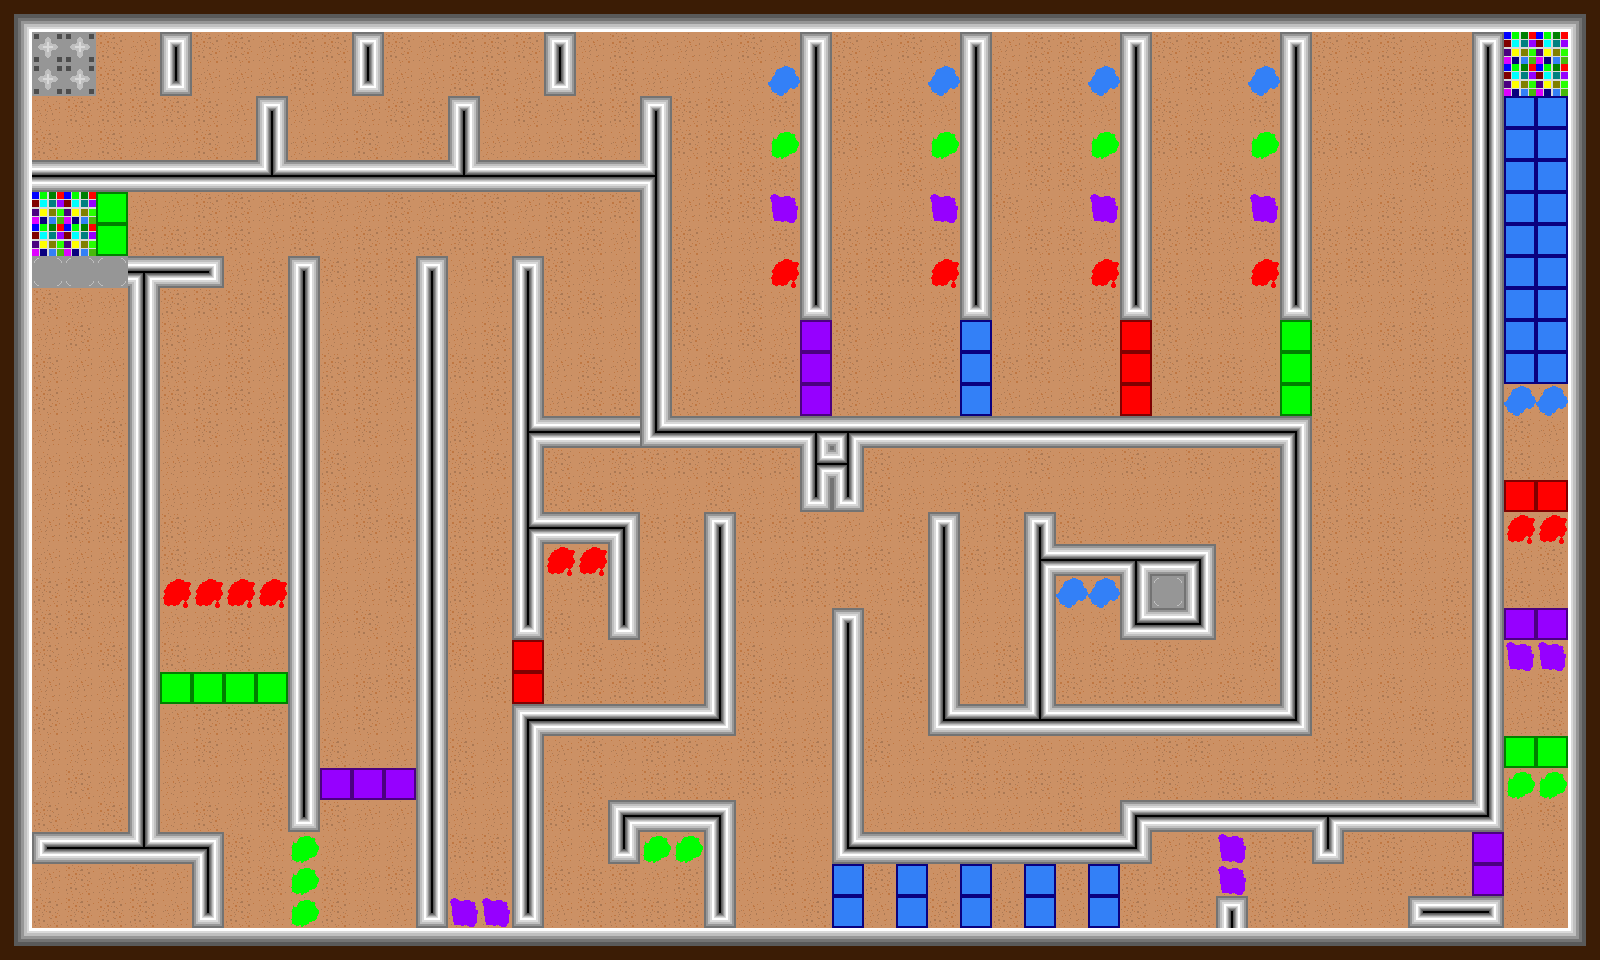

Rendered tile map (Tiled .tmx) drawn with the repository's tilesets; below, a short description and the map source with its tile grids summarised:
An orthogonal 50x30 tile map with 32x32 px tiles, 11 tile layers (Floor, Collisions, RedTiles, RedPuddle, ...), 9 tilesets.

<map version="1.5" tiledversion="1.7.2" orientation="orthogonal" renderorder="right-down" width="50" height="30" tilewidth="32" tileheight="32" infinite="0" nextlayerid="16" nextobjectid="33">
 <tileset firstgid="1" name="Tiles" tilewidth="64" tileheight="64" tilecount="1196" columns="46">
  <image source="../tiles.png" width="2944" height="1664" />
 </tileset>
 <tileset firstgid="1197" name="TilesTryTwo" tilewidth="128" tileheight="128" tilecount="299" columns="23">
  <image source="../tiles.png" width="2944" height="1664" />
  <tile id="135" probability="0.25" />
  <tile id="136" probability="0.25" />
  <tile id="137" probability="0.25" />
  <wangsets>
   <wangset name="d" type="corner" tile="-1">
    <wangcolor name="dirt" color="#ff0000" tile="-1" probability="1" />
    <wangcolor name="grass" color="#00ff00" tile="-1" probability="1" />
    <wangcolor name="sand" color="#0000ff" tile="-1" probability="1" />
    <wangcolor name="rock" color="#ff7700" tile="-1" probability="1" />
    <wangtile tileid="0" wangid="0,1,0,2,0,1,0,1" />
    <wangtile tileid="1" wangid="0,1,0,2,0,2,0,1" />
    <wangtile tileid="2" wangid="0,1,0,1,0,2,0,1" />
    <wangtile tileid="3" wangid="0,2,0,1,0,2,0,2" />
    <wangtile tileid="4" wangid="0,2,0,2,0,1,0,2" />
    <wangtile tileid="5" wangid="0,1,0,3,0,1,0,1" />
    <wangtile tileid="6" wangid="0,1,0,3,0,3,0,1" />
    <wangtile tileid="7" wangid="0,1,0,1,0,3,0,1" />
    <wangtile tileid="8" wangid="0,3,0,1,0,3,0,3" />
    <wangtile tileid="9" wangid="0,3,0,3,0,1,0,3" />
    <wangtile tileid="10" wangid="0,1,0,4,0,1,0,1" />
    <wangtile tileid="11" wangid="0,1,0,4,0,4,0,1" />
    <wangtile tileid="12" wangid="0,1,0,1,0,4,0,1" />
    <wangtile tileid="13" wangid="0,4,0,1,0,4,0,4" />
    <wangtile tileid="14" wangid="0,4,0,4,0,1,0,4" />
    <wangtile tileid="23" wangid="0,2,0,2,0,1,0,1" />
    <wangtile tileid="24" wangid="0,2,0,2,0,2,0,2" />
    <wangtile tileid="25" wangid="0,1,0,1,0,2,0,2" />
    <wangtile tileid="26" wangid="0,1,0,2,0,2,0,2" />
    <wangtile tileid="27" wangid="0,2,0,2,0,2,0,1" />
    <wangtile tileid="28" wangid="0,3,0,3,0,1,0,1" />
    <wangtile tileid="29" wangid="0,3,0,3,0,3,0,3" />
    <wangtile tileid="30" wangid="0,1,0,1,0,3,0,3" />
    <wangtile tileid="31" wangid="0,1,0,3,0,3,0,3" />
    <wangtile tileid="32" wangid="0,3,0,3,0,3,0,1" />
    <wangtile tileid="33" wangid="0,4,0,4,0,1,0,1" />
    <wangtile tileid="34" wangid="0,4,0,4,0,4,0,4" />
    <wangtile tileid="35" wangid="0,1,0,1,0,4,0,4" />
    <wangtile tileid="36" wangid="0,1,0,4,0,4,0,4" />
    <wangtile tileid="37" wangid="0,4,0,4,0,4,0,1" />
    <wangtile tileid="46" wangid="0,2,0,1,0,1,0,1" />
    <wangtile tileid="47" wangid="0,2,0,1,0,1,0,2" />
    <wangtile tileid="48" wangid="0,1,0,1,0,1,0,2" />
    <wangtile tileid="51" wangid="0,3,0,1,0,1,0,1" />
    <wangtile tileid="52" wangid="0,3,0,1,0,1,0,3" />
    <wangtile tileid="53" wangid="0,1,0,1,0,1,0,3" />
    <wangtile tileid="56" wangid="0,4,0,1,0,1,0,1" />
    <wangtile tileid="57" wangid="0,4,0,1,0,1,0,4" />
    <wangtile tileid="58" wangid="0,1,0,1,0,1,0,4" />
    <wangtile tileid="60" wangid="0,1,0,1,0,1,0,1" />
    <wangtile tileid="69" wangid="0,2,0,1,0,2,0,2" />
    <wangtile tileid="70" wangid="0,2,0,1,0,1,0,2" />
    <wangtile tileid="71" wangid="0,2,0,2,0,1,0,2" />
    <wangtile tileid="72" wangid="0,1,0,2,0,1,0,1" />
    <wangtile tileid="73" wangid="0,1,0,1,0,2,0,1" />
    <wangtile tileid="74" wangid="0,2,0,0,0,2,0,2" />
    <wangtile tileid="75" wangid="0,2,0,0,0,0,0,2" />
    <wangtile tileid="76" wangid="0,2,0,2,0,0,0,2" />
    <wangtile tileid="77" wangid="0,3,0,2,0,3,0,3" />
    <wangtile tileid="78" wangid="0,3,0,3,0,2,0,3" />
    <wangtile tileid="79" wangid="0,2,0,0,0,2,0,2" />
    <wangtile tileid="80" wangid="0,2,0,0,0,0,0,2" />
    <wangtile tileid="81" wangid="0,2,0,2,0,0,0,2" />
    <wangtile tileid="82" wangid="0,4,0,2,0,4,0,4" />
    <wangtile tileid="83" wangid="0,4,0,4,0,2,0,4" />
    <wangtile tileid="92" wangid="0,1,0,1,0,2,0,2" />
    <wangtile tileid="93" wangid="0,1,0,1,0,1,0,1" />
    <wangtile tileid="94" wangid="0,2,0,2,0,1,0,1" />
    <wangtile tileid="95" wangid="0,2,0,1,0,1,0,1" />
    <wangtile tileid="96" wangid="0,1,0,1,0,1,0,2" />
    <wangtile tileid="97" wangid="0,0,0,0,0,2,0,2" />
    <wangtile tileid="99" wangid="0,2,0,2,0,0,0,0" />
    <wangtile tileid="100" wangid="0,2,0,3,0,3,0,3" />
    <wangtile tileid="101" wangid="0,3,0,3,0,3,0,2" />
    <wangtile tileid="102" wangid="0,0,0,0,0,2,0,2" />
    <wangtile tileid="104" wangid="0,2,0,2,0,0,0,0" />
    <wangtile tileid="105" wangid="0,2,0,4,0,4,0,4" />
    <wangtile tileid="106" wangid="0,4,0,4,0,4,0,2" />
    <wangtile tileid="115" wangid="0,1,0,2,0,2,0,2" />
    <wangtile tileid="116" wangid="0,1,0,2,0,2,0,1" />
    <wangtile tileid="117" wangid="0,2,0,2,0,2,0,1" />
    <wangtile tileid="119" wangid="0,2,0,2,0,2,0,2" />
    <wangtile tileid="120" wangid="0,0,0,2,0,2,0,2" />
    <wangtile tileid="121" wangid="0,0,0,2,0,2,0,0" />
    <wangtile tileid="122" wangid="0,2,0,2,0,2,0,0" />
    <wangtile tileid="124" wangid="0,2,0,2,0,2,0,2" />
    <wangtile tileid="125" wangid="0,0,0,2,0,2,0,2" />
    <wangtile tileid="126" wangid="0,0,0,2,0,2,0,0" />
    <wangtile tileid="127" wangid="0,2,0,2,0,2,0,0" />
    <wangtile tileid="129" wangid="0,2,0,2,0,2,0,2" />
    <wangtile tileid="138" wangid="0,3,0,2,0,3,0,3" />
    <wangtile tileid="139" wangid="0,3,0,2,0,2,0,3" />
    <wangtile tileid="140" wangid="0,3,0,3,0,2,0,3" />
    <wangtile tileid="141" wangid="0,2,0,3,0,2,0,2" />
    <wangtile tileid="142" wangid="0,2,0,2,0,3,0,2" />
    <wangtile tileid="143" wangid="0,3,0,1,0,3,0,3" />
    <wangtile tileid="144" wangid="0,3,0,1,0,1,0,3" />
    <wangtile tileid="145" wangid="0,3,0,3,0,1,0,3" />
    <wangtile tileid="146" wangid="0,1,0,0,0,1,0,1" />
    <wangtile tileid="147" wangid="0,1,0,1,0,0,0,1" />
    <wangtile tileid="148" wangid="0,3,0,4,0,3,0,3" />
    <wangtile tileid="149" wangid="0,3,0,4,0,4,0,3" />
    <wangtile tileid="150" wangid="0,3,0,3,0,4,0,3" />
    <wangtile tileid="151" wangid="0,4,0,3,0,4,0,4" />
    <wangtile tileid="152" wangid="0,4,0,4,0,3,0,4" />
    <wangtile tileid="161" wangid="0,2,0,2,0,3,0,3" />
    <wangtile tileid="162" wangid="0,2,0,2,0,2,0,2" />
    <wangtile tileid="163" wangid="0,3,0,3,0,2,0,2" />
    <wangtile tileid="164" wangid="0,3,0,2,0,2,0,2" />
    <wangtile tileid="165" wangid="0,2,0,2,0,2,0,3" />
    <wangtile tileid="166" wangid="0,1,0,1,0,3,0,3" />
    <wangtile tileid="167" wangid="0,1,0,1,0,1,0,1" />
    <wangtile tileid="168" wangid="0,3,0,3,0,1,0,1" />
    <wangtile tileid="169" wangid="0,0,0,1,0,1,0,1" />
    <wangtile tileid="170" wangid="0,1,0,1,0,1,0,0" />
    <wangtile tileid="171" wangid="0,4,0,4,0,3,0,3" />
    <wangtile tileid="172" wangid="0,4,0,4,0,4,0,4" />
    <wangtile tileid="173" wangid="0,3,0,3,0,4,0,4" />
    <wangtile tileid="174" wangid="0,3,0,4,0,4,0,4" />
    <wangtile tileid="175" wangid="0,4,0,4,0,4,0,3" />
    <wangtile tileid="184" wangid="0,2,0,3,0,3,0,3" />
    <wangtile tileid="185" wangid="0,2,0,3,0,3,0,2" />
    <wangtile tileid="186" wangid="0,3,0,3,0,3,0,2" />
    <wangtile tileid="188" wangid="0,3,0,3,0,3,0,3" />
    <wangtile tileid="189" wangid="0,1,0,3,0,3,0,3" />
    <wangtile tileid="190" wangid="0,1,0,3,0,3,0,1" />
    <wangtile tileid="191" wangid="0,3,0,3,0,3,0,1" />
    <wangtile tileid="193" wangid="0,3,0,3,0,3,0,3" />
    <wangtile tileid="194" wangid="0,4,0,3,0,3,0,3" />
    <wangtile tileid="195" wangid="0,4,0,3,0,3,0,4" />
    <wangtile tileid="196" wangid="0,3,0,3,0,3,0,4" />
    <wangtile tileid="198" wangid="0,3,0,3,0,3,0,3" />
    <wangtile tileid="207" wangid="0,4,0,2,0,4,0,4" />
    <wangtile tileid="208" wangid="0,4,0,2,0,2,0,4" />
    <wangtile tileid="209" wangid="0,4,0,4,0,2,0,4" />
    <wangtile tileid="210" wangid="0,2,0,4,0,2,0,2" />
    <wangtile tileid="211" wangid="0,2,0,2,0,4,0,2" />
    <wangtile tileid="212" wangid="0,4,0,1,0,4,0,4" />
    <wangtile tileid="213" wangid="0,4,0,1,0,1,0,4" />
    <wangtile tileid="214" wangid="0,4,0,4,0,1,0,4" />
    <wangtile tileid="215" wangid="0,1,0,4,0,1,0,1" />
    <wangtile tileid="216" wangid="0,1,0,1,0,4,0,1" />
    <wangtile tileid="217" wangid="0,4,0,3,0,4,0,4" />
    <wangtile tileid="218" wangid="0,4,0,3,0,3,0,4" />
    <wangtile tileid="219" wangid="0,4,0,4,0,3,0,4" />
    <wangtile tileid="220" wangid="0,3,0,4,0,3,0,3" />
    <wangtile tileid="221" wangid="0,3,0,3,0,4,0,3" />
    <wangtile tileid="230" wangid="0,2,0,2,0,4,0,4" />
    <wangtile tileid="231" wangid="0,2,0,2,0,2,0,2" />
    <wangtile tileid="232" wangid="0,4,0,4,0,2,0,2" />
    <wangtile tileid="233" wangid="0,4,0,2,0,2,0,2" />
    <wangtile tileid="234" wangid="0,2,0,2,0,2,0,4" />
    <wangtile tileid="235" wangid="0,1,0,1,0,4,0,4" />
    <wangtile tileid="236" wangid="0,1,0,1,0,1,0,1" />
    <wangtile tileid="237" wangid="0,4,0,4,0,1,0,1" />
    <wangtile tileid="238" wangid="0,4,0,1,0,1,0,1" />
    <wangtile tileid="239" wangid="0,1,0,1,0,1,0,4" />
    <wangtile tileid="240" wangid="0,3,0,3,0,4,0,4" />
    <wangtile tileid="241" wangid="0,3,0,3,0,3,0,3" />
    <wangtile tileid="242" wangid="0,4,0,4,0,3,0,3" />
    <wangtile tileid="243" wangid="0,4,0,3,0,3,0,3" />
    <wangtile tileid="244" wangid="0,3,0,3,0,3,0,4" />
    <wangtile tileid="253" wangid="0,2,0,4,0,4,0,4" />
    <wangtile tileid="254" wangid="0,2,0,4,0,4,0,2" />
    <wangtile tileid="255" wangid="0,4,0,4,0,4,0,2" />
    <wangtile tileid="257" wangid="0,4,0,4,0,4,0,4" />
    <wangtile tileid="258" wangid="0,1,0,4,0,4,0,4" />
    <wangtile tileid="259" wangid="0,1,0,4,0,4,0,1" />
    <wangtile tileid="260" wangid="0,4,0,4,0,4,0,1" />
    <wangtile tileid="262" wangid="0,4,0,4,0,4,0,4" />
    <wangtile tileid="263" wangid="0,3,0,4,0,4,0,4" />
    <wangtile tileid="264" wangid="0,3,0,4,0,4,0,3" />
    <wangtile tileid="265" wangid="0,4,0,4,0,4,0,3" />
    <wangtile tileid="267" wangid="0,4,0,4,0,4,0,4" />
   </wangset>
   <wangset name="test" type="mixed" tile="-1">
    <wangcolor name="" color="#ff0000" tile="-1" probability="1" />
    <wangcolor name="" color="#00ff00" tile="-1" probability="1" />
   </wangset>
  </wangsets>
 </tileset>
 <tileset firstgid="1496" source="Objects.tsx" />
 <tileset firstgid="1504" source="terrain_edges.tsx" />
 <tileset firstgid="1524" source="Tile_corner.tsx" />
 <tileset firstgid="1588" source="TinyTiles.tsx" />
 <tileset firstgid="2612" source="../Tilesets/collor changers (1).tsx" />
 <tileset firstgid="2624" source="My Tileset.tsx" />
 <tileset firstgid="2660" source="Tileset1.0.tsx" />
 <layer id="5" name="Floor" width="50" height="30">
  <data>[1500 cells, 1500 non-empty, 4 distinct tile ids]</data>
 </layer>
 <layer id="6" name="Collisions" width="50" height="30">
  <data>[1500 cells, 475 non-empty, 23 distinct tile ids]</data>
 </layer>
 <layer id="11" name="RedTiles" width="50" height="30">
  <data>[1500 cells, 7 non-empty, 1 distinct tile ids]</data>
 </layer>
 <layer id="13" name="RedPuddle" width="50" height="30">
  <data>[1500 cells, 12 non-empty, 1 distinct tile ids]</data>
 </layer>
 <layer id="12" name="PurpleTiles" width="50" height="30">
  <data>[1500 cells, 10 non-empty, 1 distinct tile ids]</data>
 </layer>
 <layer id="14" name="PurplePuddle" width="50" height="30">
  <data>[1500 cells, 10 non-empty, 1 distinct tile ids]</data>
 </layer>
 <layer id="9" name="GreenTiles" width="50" height="30">
  <data>[1500 cells, 11 non-empty, 1 distinct tile ids]</data>
 </layer>
 <layer id="10" name="GreenPuddle" width="50" height="30">
  <data>[1500 cells, 11 non-empty, 1 distinct tile ids]</data>
 </layer>
 <layer id="7" name="BlueTiles" width="50" height="30">
  <data>[1500 cells, 31 non-empty, 1 distinct tile ids]</data>
 </layer>
 <layer id="8" name="BluePuddle" width="50" height="30">
  <data>[1500 cells, 8 non-empty, 1 distinct tile ids]</data>
 </layer>
 <objectgroup id="3" name="Object Layer 1" />
 <layer id="15" name="WinTiles" width="50" height="30">
  <data>[1500 cells, 11 non-empty, 2 distinct tile ids]</data>
 </layer>
</map>
